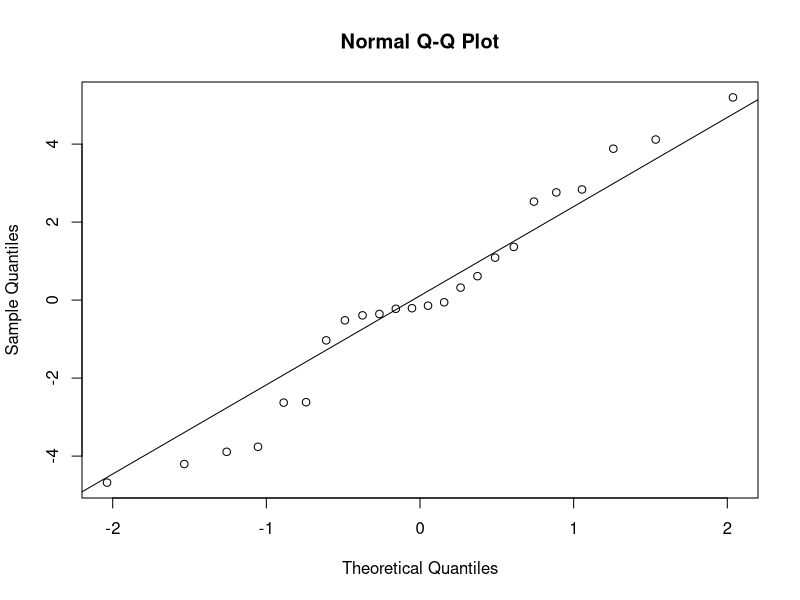
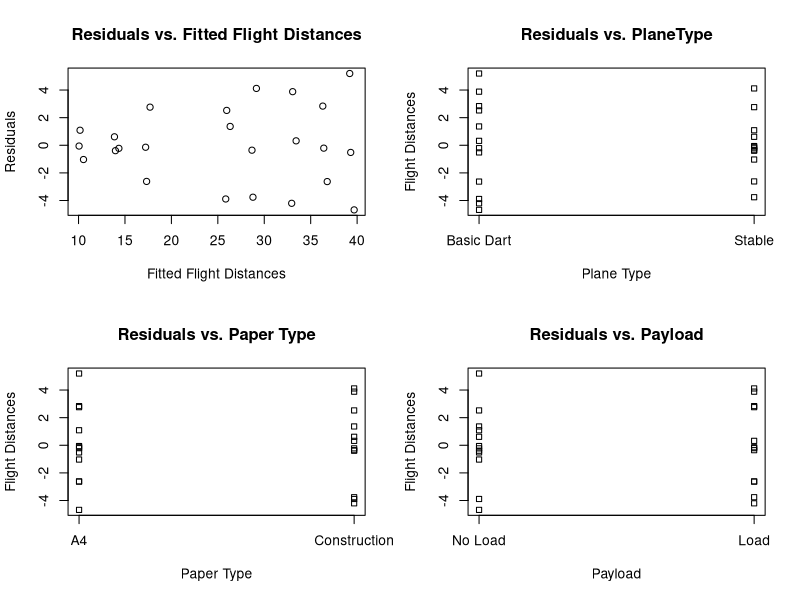
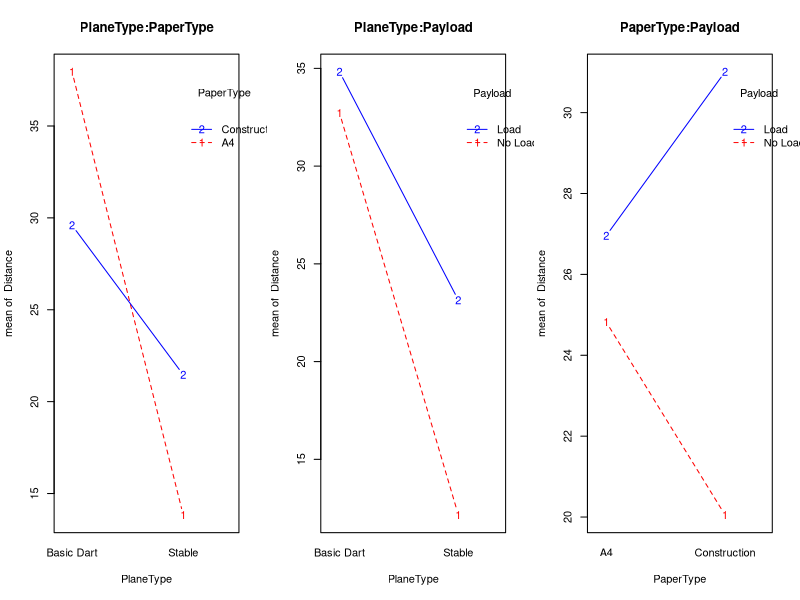

The R script that drew these images, in order:
## ---- chunk 1
rm(list=ls())
## ---- chunk 2
# 1 Data entry

Distance = c(44.4, 21.96, 38.79, 28.48, 35, 27.69, 10, 14.48, 11.25, 13.58, 9.5, 14.12, 39.14, 28.75, 36.2, 36.94, 34.15, 33.75, 17.08, 28.32, 14.71, 25.02, 20.46, 33.27)

Block = (rep(rep(c("Ashra", "Daniel", "Mehmet"),each=2),4))

PlaneType = rep(rep(c("Basic Dart", "Stable"),each =6),2)

PaperType = rep(c("A4", "Construction"),12)

Payload = rep(c("No Load", "Load"), each = 12)
## ---- chunk 3
# 2.1 ANOVA test
threefactorial=data.frame(Distance, Block = factor(Block), PlaneType=factor(PlaneType),PaperType=factor(PaperType),Payload=factor(Payload))
ANOVA = aov(Distance ~ Block + PlaneType*PaperType*Payload, threefactorial)
summary(ANOVA)
## ---- chunk 4

PlaneType=factor(PlaneType)
PaperType=factor(PaperType)
Payload=factor(Payload)
Payload=relevel(Payload, "No Load")
## ---- chunk 5
# Mean matrix
meanvec=numeric(8)
count=1
for(i in c("Basic Dart","Stable")) {
        for (k in c("No Load", "Load")) {
           for(j in c("A4","Construction")) {
           meanvec[count]=  mean(Distance[PlaneType==i & PaperType==j & Payload==k]) 
           count = count +1
           }     
        }
}
meanmat=matrix(meanvec,2,4,byrow=T)

colnames(meanmat)=c("PaperType=A4,Payload=No Load","PaperType=Construction,Payload=No Load",
                   "PaperType=A4,Payload=Load","PaperType=Construction,Payload=Load")
        rownames(meanmat)=c("PlaneType=Basic Dart","PlaneType=Sprinter")
meanmat
## ---- chunk 6
# 2.2 Assumption Checking

# 2.2.1 Normality assumption check
res=ANOVA$residuals
qqnorm(res)
qqline(res)
fits=ANOVA$fitted.values
## ---- chunk 7
# 2.2.2 Constant variance assumption check
par(mfrow=c(2,2))
plot(fits,res, xlab="Fitted Flight Distances",ylab="Residuals",
     main="Residuals vs. Fitted Flight Distances")

stripchart(res~PlaneType,vertical=T,xlab="Plane Type",ylab="Flight Distances",
           main="Residuals vs. PlaneType")
stripchart(res~PaperType,vertical=T,xlab="Paper Type",ylab="Flight Distances",
           main="Residuals vs. Paper Type") 
stripchart(res~Payload,vertical=T,xlab="Payload",ylab="Flight Distances",
           main="Residuals vs. Payload")
par(mfrow=c(1,1))
## ---- chunk 8
# 2.3 Two factor interactions
par(mfrow=c(1,3))

PlaneType=factor(PlaneType)
PaperType=factor(PaperType)
Payload=factor(Payload)

interaction.plot(PlaneType,PaperType,Distance,type="b",main="PlaneType:PaperType",col=c("Red","blue"))
interaction.plot(PlaneType,Payload,Distance,type="b",main="PlaneType:Payload",col=c("Red","blue"))
interaction.plot(PaperType,Payload,Distance,type="b",main="PaperType:Payload",col=c("Red","blue"))
par(mfrow=c(1,1))
## ---- chunk 9
# AB Contrast for A for each level of B
a=2
b=2
c=2
n=3
mse=12.1
dfe=(a*b*c-1)*(n-1)
alpha=.05
tmult=qt(1-alpha/(6), dfe)
t=numeric(2)
tmultnames=numeric(2)
t[1] = mean(c(meanmat[1,1],meanmat[1,3])) - mean(c(meanmat[2,1],meanmat[2,3])); tmultnames[1]=paste0("Paper Type=A4,           Basic Dart - Stable")
t[2] = mean(c(meanmat[1,2],meanmat[1,4])) - mean(c(meanmat[2,2],meanmat[2,4])); tmultnames[2]=paste0("Paper Type=Construction, Basic Dart - Stable")
se=sqrt(mse*(1/(2*n)+1/(2*n)))
lower=t-tmult*se
upper=t+tmult*se
t_out = cbind(lower,t,upper)
rownames(t_out) = tmultnames
t_out
## ---- chunk 10
# AC Contrast for A for each level of C
a=2
b=2
c=2
n=3
mse=12.1
dfe=(a*b*c-1)*(n-1)
alpha=.05
tmult=qt(1-alpha/(6), dfe)
t=numeric(2)
tmultnames=numeric(2)
t[1] = mean(c(meanmat[1,1],meanmat[1,2])) - mean(c(meanmat[2,1],meanmat[2,2])); tmultnames[1]=paste0("Payload=No Load,    Basic Dart - Stable")
t[2] = mean(c(meanmat[1,3],meanmat[1,4])) - mean(c(meanmat[2,3],meanmat[2,4])); tmultnames[2]=paste0("Payload=Load,       Basic Dart - Stable")
se=sqrt(mse*(1/(2*n)+1/(2*n)))
lower=t-tmult*se
upper=t+tmult*se
t_out = cbind(lower,t,upper)
rownames(t_out) = tmultnames
t_out
## ---- chunk 11
# CB Contrast for C for each level of B
a=2
b=2
c=2
n=3
mse=12.1
dfe=(a*b*c-1)*(n-1)
alpha=.05
tmult=qt(1-alpha/(6), dfe)
t=numeric(2)
tmultnames=numeric(2)
t[1] = mean(c(meanmat[1,1],meanmat[2,1])) - mean(c(meanmat[1,3],meanmat[2,3])); tmultnames[1]=paste0("PaperType=A4,              No Load - Load")
t[2] = mean(c(meanmat[1,2],meanmat[2,2])) - mean(c(meanmat[1,4],meanmat[2,4])); tmultnames[2]=paste0("PaperType=Construction,    No Load - Load")
se=sqrt(mse*(1/(2*n)+1/(2*n)))
lower=t-tmult*se
upper=t+tmult*se
t_out = cbind(lower,t,upper)
rownames(t_out) = tmultnames
t_out
## ---- chunk 12
# 2.5 Data snooping
meanmat
## ---- chunk 13
# Compare PlaneType = Basic Dart, PaperType = A4, Payload = No Load combination to PlaneType = Basic Dart, PaperType = A4, Payload = Load combination

#Scheffe
a=2; b=2; c=2; n=3 # where n is the number of blocks
mse=12.1
dfe=(a*b*c-1)*(n-1)
sch=sqrt((a*b*c-1)*qf(1-alpha,a*b*c-1,dfe)) 
bestone=mean(with(threefactorial,Distance[PlaneType=="Basic Dart" & PaperType=="A4" & Payload=="No Load"]))
secondbest=mean(with(threefactorial,Distance[PlaneType=="Basic Dart" & PaperType=="A4" & Payload=="Load"]))
pe=bestone-secondbest
se=sqrt(2*mse/n)
c(pe-sch*se, pe, pe+sch*se)
## ---- chunk 14
# 2.6 Relative efficiency calculation
a <- 8 # a is the number of treatments
b <- 3 # b is the number of blocks

ms_block <- 0.5
mse <- 12.1
var_rbd <- mse
var_crd <- (((b-1)*ms_block) + (b*(a-1)*mse))/((a*b)-1)
dfe_rbd <- (a-1)*(b-1)
dfe_crd <- a*(b-1)
cf <- ((dfe_rbd +1)*(dfe_crd +3))/((dfe_rbd + 3)*(dfe_crd + 1))
RE <- (cf*var_crd)/(var_rbd)
RE
